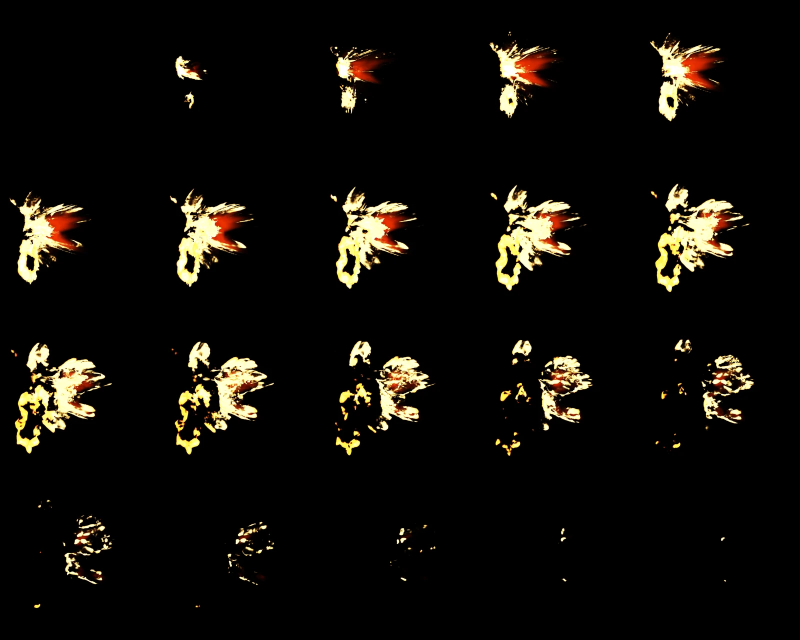
#> input picture assets/vfx/muzzle_side.webp, 1600 x 1280 px (shown at 1/2 size)
$ python flash_atlas.py ../../assets/vfx/muzzle_side.webp ../../assets/vfx/muzzle_front.webp
#> lines starting #> are read from the running program, lines starting #| are printed output that depends on the picture
"""
The muzzle flash's flipbooks, from CGHEVEN's "Muzzle Flash 01" (realistic; free, CC0: https://cgheven.com/licensing),
a simulated flash seen from the side and from the front as 5x5 flipbooks at 4K with alpha
(https://cgheven.com/assets/muzzle-flash-01-side-flipbook-5x5, ...-front-flipbook-5x5).

This lays each over black (the game adds it to the picture, so black is nothing), keeps its first twenty frames (the
last five are empty), and writes them 5x4 at 320 px a frame as assets/vfx/muzzle_side.webp and muzzle_front.webp,
with CREDITS.md beside them. models/muzzleFlash.ts plays them.

  python scripts/vfx/flash_atlas.py <Realistic_muzzle_01_Side_4K_5x5.png> <Realistic_muzzle_01_Front_4K_5x5.png>
"""
import os
import sys

from PIL import Image

Image.MAX_IMAGE_PIXELS = None
CELL = 320
COLS, ROWS = 5, 4


def atlas(src, dst):
#> called with src = '../../assets/vfx/muzzle_side.webp', dst = 'assets/vfx/muzzle_side.webp'
    im = Image.open(src).convert('RGBA')
    cell = im.size[0] // 5
#> cell = 320
    out = Image.new('RGB', (COLS * CELL, ROWS * CELL), (0, 0, 0))
#> out: PIL image 1600x1280 RGB; every value is 0
    for r in range(ROWS):
        for c in range(COLS):
            f = im.crop((c * cell, r * cell, (c + 1) * cell, (r + 1) * cell)).resize((CELL, CELL), Image.LANCZOS)
            out.paste(f, (c * CELL, r * CELL), f)
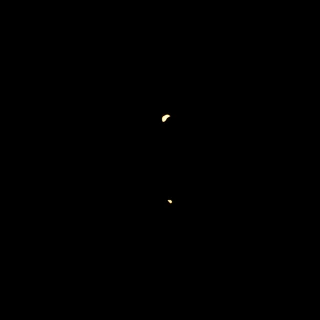
#> f: PIL image 320x320 RGBA; mean R, G, B, A 0.1, 0.1, 0.1, 255
#> out is the input picture: PIL image 1600x1280 RGB; mean R, G, B 17, 14.5, 9.8
    out.save(dst, 'WEBP', quality=90, method=6)
    print(dst, out.size, os.path.getsize(dst) // 1024, 'KB')
#| assets/vfx/muzzle_side.webp (1600, 1280) 112 KB


root = os.path.normpath(os.path.join(os.path.dirname(__file__), '..', '..', 'assets', 'vfx'))
os.makedirs(root, exist_ok=True)
atlas(sys.argv[1], os.path.join(root, 'muzzle_side.webp'))
atlas(sys.argv[2], os.path.join(root, 'muzzle_front.webp'))
#> call 2 of atlas, with src = '../../assets/vfx/muzzle_front.webp', dst = 'assets/vfx/muzzle_front.webp'
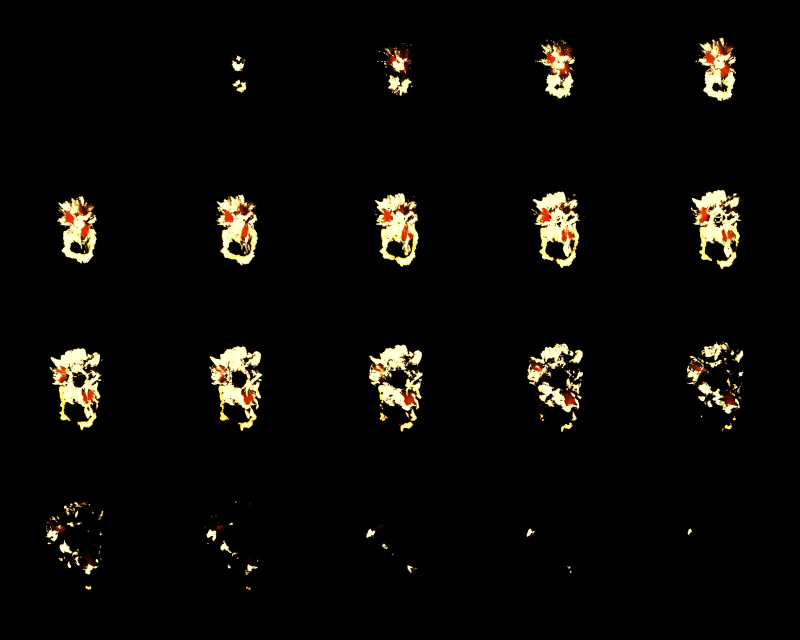
#> input picture assets/vfx/muzzle_front.webp, 1600 x 1280 px (shown at 1/2 size)
#> in atlas, out is the input picture: PIL image 1600x1280 RGB; mean R, G, B 10.8, 9.5, 6.7
#| assets/vfx/muzzle_front.webp (1600, 1280) 78 KB
open(os.path.join(root, 'CREDITS.md'), 'w', encoding='utf-8', newline='\n').write(
    '# Effects\n\n`muzzle_side.webp`, `muzzle_front.webp`: the muzzle flash, from **CGHEVEN**\'s "Muzzle Flash 01" (realistic) by Ammar Khan,\n'
    'a free asset under CC0 (https://cgheven.com/licensing: free to use in any project, personal or commercial, no attribution\n'
    'needed; not to be resold as a standalone asset). Sources: https://cgheven.com/assets/muzzle-flash-01-side-flipbook-5x5 and\n'
    'https://cgheven.com/assets/muzzle-flash-01-front-flipbook-5x5 (4K 5x5 flipbooks), cut down by `scripts/vfx/flash_atlas.py`.\n')
